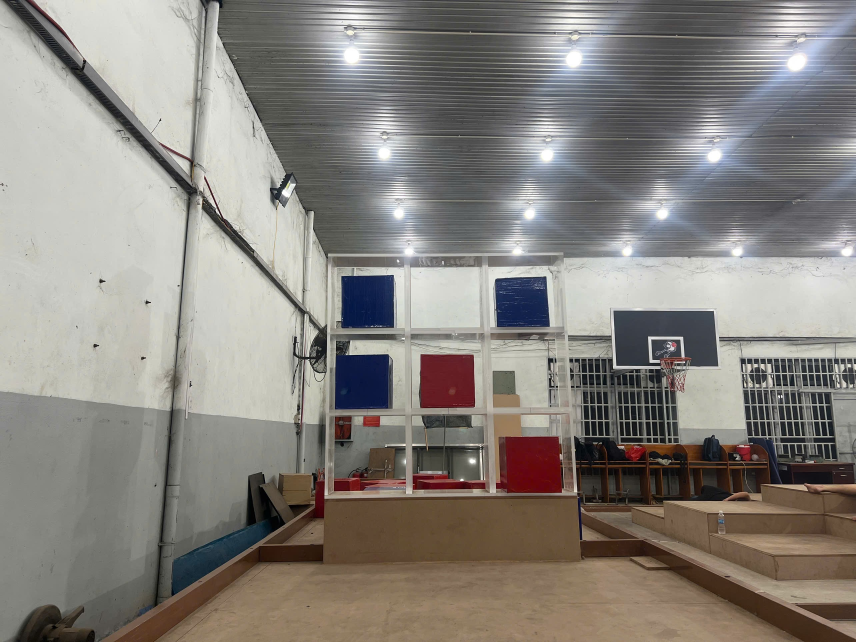
#> input picture test_r1/matrix/image.png, 2568 x 1926 px, found by its file name (shown at 1/3 size)
$ python track_bar_matrix.py
#> lines starting #> are read from the running program, lines starting #| are printed output that depends on the picture; after the words box and inside, x2 and y2 are one past the last pixel; in counts of white or black regions, pixels touching at a corner belong together
import cv2
import numpy as np

# ================== CONFIG ==================
IMAGE_PATH = r"matrix\image.png"
ROWS = 3
COLS = 3
MIN_OBJECT_AREA = 1550        # dien tich toi thieu để nhận diện
SQUARE_RATIO_TOL = 0.5       # do lech ti le vuong

# Thu tu: TL, TR, BR, BL
PTS = np.float32([
    [245, 252],
    [421, 252],
    [431, 492],
    [242, 499]
])

# ================== HELPER ==================
def lerp(p1, p2, t):
    return (1 - t) * p1 + t * p2

def get_cell_polygon(TL, TR, BR, BL, r, c, rows, cols):
    t1 = r / rows
    t2 = (r + 1) / rows
    s1 = c / cols
    s2 = (c + 1) / cols

    left_top = lerp(TL, BL, t1)
    left_bottom = lerp(TL, BL, t2)
    right_top = lerp(TR, BR, t1)
    right_bottom = lerp(TR, BR, t2)

    p1 = lerp(left_top, right_top, s1)
    p2 = lerp(left_top, right_top, s2)
    p3 = lerp(left_bottom, right_bottom, s2)
    p4 = lerp(left_bottom, right_bottom, s1)

    return np.array([p1, p2, p3, p4], dtype=np.int32)

# ================== TRACKBAR ==================
def nothing(x):
    pass

def create_trackbars():
    cv2.namedWindow("Trackbars", cv2.WINDOW_NORMAL)

    # ===== BLUE =====
    cv2.createTrackbar("B_H_min", "Trackbars", 90, 180, nothing)
    cv2.createTrackbar("B_H_max", "Trackbars", 130, 180, nothing)
    cv2.createTrackbar("B_S_min", "Trackbars", 80, 255, nothing)
    cv2.createTrackbar("B_S_max", "Trackbars", 255, 255, nothing)
    cv2.createTrackbar("B_V_min", "Trackbars", 50, 255, nothing)
    cv2.createTrackbar("B_V_max", "Trackbars", 255, 255, nothing)

    # ===== RED =====
    cv2.createTrackbar("R_H_min", "Trackbars", 0, 180, nothing)
    cv2.createTrackbar("R_H_max", "Trackbars", 10, 180, nothing)
    cv2.createTrackbar("R_S_min", "Trackbars", 80, 255, nothing)
    cv2.createTrackbar("R_S_max", "Trackbars", 255, 255, nothing)
    cv2.createTrackbar("R_V_min", "Trackbars", 50, 255, nothing)
    cv2.createTrackbar("R_V_max", "Trackbars", 255, 255, nothing)

# ================== SHAPE PROCESS ==================
def denoise_mask(mask):
    kernel = cv2.getStructuringElement(cv2.MORPH_RECT, (5, 5))
    mask = cv2.morphologyEx(mask, cv2.MORPH_OPEN, kernel, iterations=1)
    mask = cv2.morphologyEx(mask, cv2.MORPH_CLOSE, kernel, iterations=2)
    return mask

def is_square_contour(cnt):
    area = cv2.contourArea(cnt)
    if area < MIN_OBJECT_AREA:
        return False

    peri = cv2.arcLength(cnt, True)
    approx = cv2.approxPolyDP(cnt, 0.04 * peri, True)

    if len(approx) != 4:
        return False

    x, y, w, h = cv2.boundingRect(approx)
    ratio = w / float(h)

    return abs(ratio - 1.0) < SQUARE_RATIO_TOL

def detect_square_in_cell(hsv, cell_mask, blue_mask, red_mask, debug_img=None):
    color_mask = cv2.bitwise_or(blue_mask, red_mask)
    color_mask = cv2.bitwise_and(color_mask, color_mask, mask=cell_mask)
    color_mask = denoise_mask(color_mask)

    contours, _ = cv2.findContours(
        color_mask, cv2.RETR_EXTERNAL, cv2.CHAIN_APPROX_SIMPLE
    )

    cell_area = cv2.countNonZero(cell_mask)
    MIN_CELL_RATIO = 0.12   # vật phải chiếm ít nhất 12% cell

    for cnt in contours:
        area = cv2.contourArea(cnt)

        # 1. Diện tích tuyệt đối
        if area < MIN_OBJECT_AREA:
            continue

        # 2. Diện tích tương đối so với cell
        if area < cell_area * MIN_CELL_RATIO:
            continue

        peri = cv2.arcLength(cnt, True)
        approx = cv2.approxPolyDP(cnt, 0.04 * peri, True)

        if len(approx) != 4:
            continue

        x, y, w, h = cv2.boundingRect(approx)
        ratio = w / float(h)

        if abs(ratio - 1.0) > SQUARE_RATIO_TOL:
            continue

        # ===== DEBUG DRAW =====
        if debug_img is not None:
            cv2.drawContours(debug_img, [approx], -1, (255, 0, 0), 2)
            cv2.putText(
                debug_img,
                f"{int(area)}px",
                (x, y - 5),
                cv2.FONT_HERSHEY_SIMPLEX,
                0.5,
                (255, 0, 0),
                2
            )

        return True

    return False

# ================== MAIN ==================
def main():
    img = cv2.imread(IMAGE_PATH)
#> img is the input picture: shape (1926, 2568, 3); mean B, G, R 125.9, 131.5, 135.9
    if img is None:
        print("Khong tim thay anh")
        return

    img = cv2.resize(img, (640, 640))
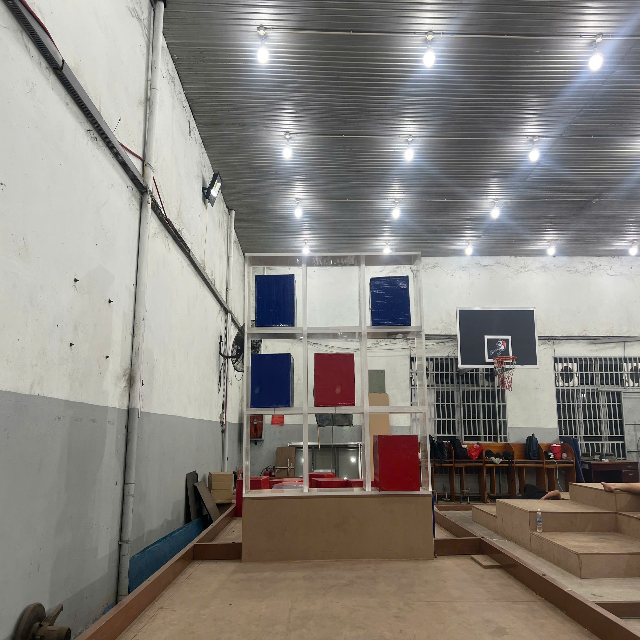
#> img: shape (640, 640, 3); mean B, G, R 125.7, 131.3, 135.7
    hsv = cv2.cvtColor(img, cv2.COLOR_BGR2HSV)
#> hsv: shape (640, 640, 3); mean H, S, V 46.4, 37.3, 138.8

    TL, TR, BR, BL = PTS

    create_trackbars()

    while True:
        draw = img.copy()

        # ===== GET TRACKBAR =====
        bh_min = cv2.getTrackbarPos("B_H_min", "Trackbars")
        bh_max = cv2.getTrackbarPos("B_H_max", "Trackbars")
        bs_min = cv2.getTrackbarPos("B_S_min", "Trackbars")
        bs_max = cv2.getTrackbarPos("B_S_max", "Trackbars")
        bv_min = cv2.getTrackbarPos("B_V_min", "Trackbars")
        bv_max = cv2.getTrackbarPos("B_V_max", "Trackbars")

        rh_min = cv2.getTrackbarPos("R_H_min", "Trackbars")
        rh_max = cv2.getTrackbarPos("R_H_max", "Trackbars")
        rs_min = cv2.getTrackbarPos("R_S_min", "Trackbars")
        rs_max = cv2.getTrackbarPos("R_S_max", "Trackbars")
        rv_min = cv2.getTrackbarPos("R_V_min", "Trackbars")
        rv_max = cv2.getTrackbarPos("R_V_max", "Trackbars")

        # ===== MASK COLOR =====
        blue_mask = cv2.inRange(
            hsv,
            np.array([bh_min, bs_min, bv_min]),
            np.array([bh_max, bs_max, bv_max])
        )
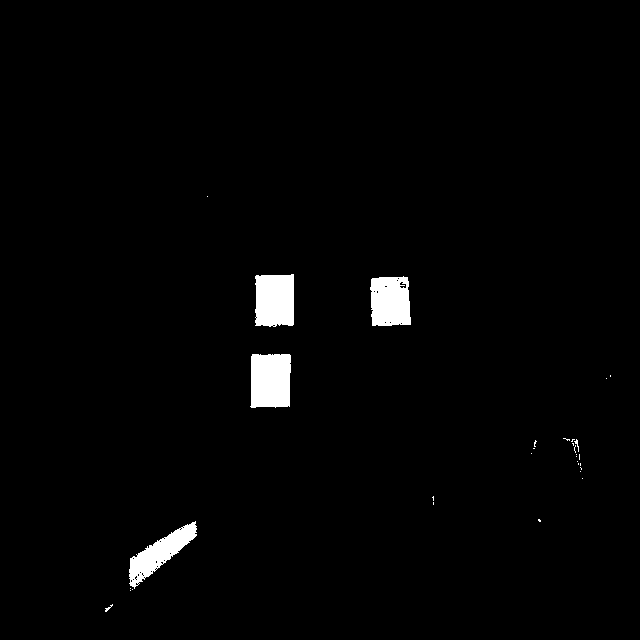
#> blue_mask: shape (640, 640); 1.9% white; 31 white regions (25 under 20 px), largest, box (x1, y1, x2, y2) and area: (250, 354, 291, 408) 2077, (255, 274, 294, 327) 1940, (370, 276, 411, 326) 1815, (129, 521, 197, 589) 1658, (574, 439, 579, 452) 22, (105, 604, 113, 612) 21

        red_mask1 = cv2.inRange(
            hsv,
            np.array([rh_min, rs_min, rv_min]),
            np.array([rh_max, rs_max, rv_max])
        )
#> red_mask1: shape (640, 640); 1% white; 423 white regions (386 under 20 px), largest, box (x1, y1, x2, y2) and area: (250, 471, 304, 490) 389, (371, 459, 422, 492) 357, (309, 473, 363, 488) 243
        red_mask2 = cv2.inRange(
            hsv,
            np.array([170, rs_min, rv_min]),
            np.array([180, rs_max, rv_max])
        )
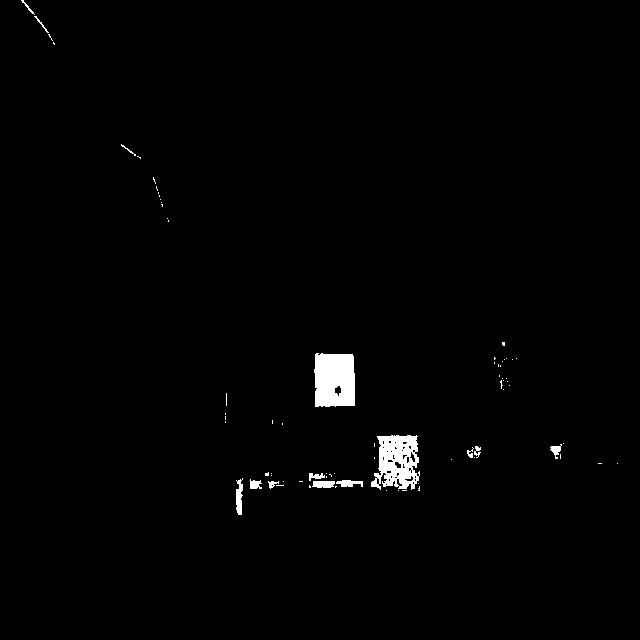
#> red_mask2: shape (640, 640); 1.2% white; 75 white regions (61 under 20 px), largest, box (x1, y1, x2, y2) and area: (314, 353, 355, 407) 2035, (371, 435, 420, 490) 1794, (236, 478, 243, 515) 186

        red_mask = cv2.bitwise_or(red_mask1, red_mask2)
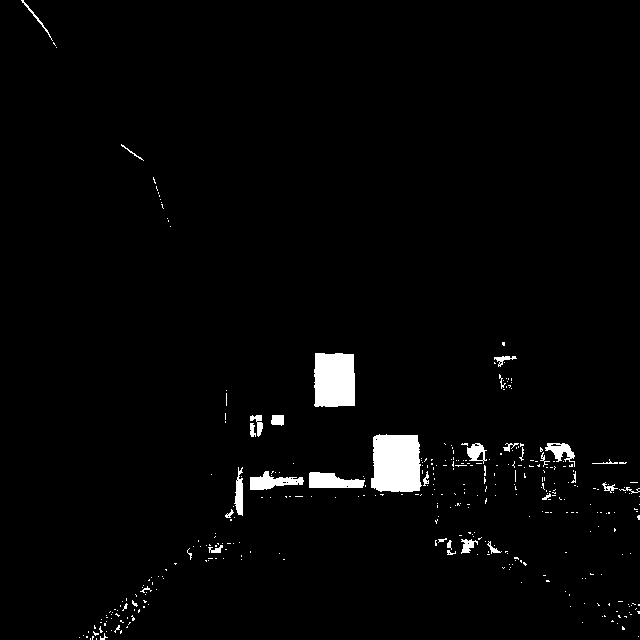
#> red_mask: shape (640, 640); 2.2% white; 365 white regions (333 under 20 px), largest, box (x1, y1, x2, y2) and area: (371, 434, 422, 492) 2626, (314, 353, 355, 407) 2111, (309, 472, 365, 488) 654

        # ===== GRID + SHAPE CHECK =====
        for r in range(ROWS):
            for c in range(COLS):
                cell_poly = get_cell_polygon(TL, TR, BR, BL, r, c, ROWS, COLS)

                cell_mask = np.zeros(img.shape[:2], dtype=np.uint8)
                cv2.fillPoly(cell_mask, [cell_poly], 255)

                has_square = detect_square_in_cell( hsv, cell_mask, blue_mask, red_mask, debug_img=draw
)

                color = (0, 0, 255) if has_square else (0, 255, 0)
                cv2.polylines(draw, [cell_poly], True, color, 2)
#> this loop made 3 passes
#> pass 1, in detect_square_in_cell, `color_mask = cv2.bitwise_and(color_mask, color_mask, mask=cell_mask)`:
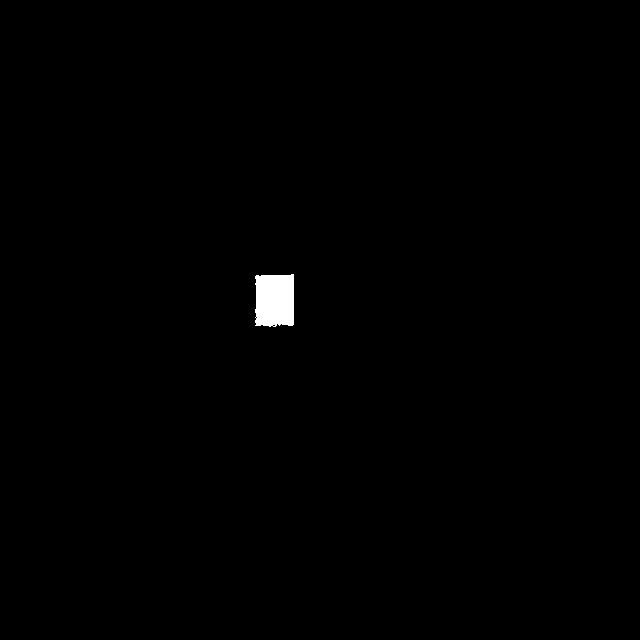
#> color_mask: shape (640, 640); 0.47% white; 1 white region, box (x1, y1, x2, y2) and area: (255, 274, 294, 327) 1940
#> after the loop:
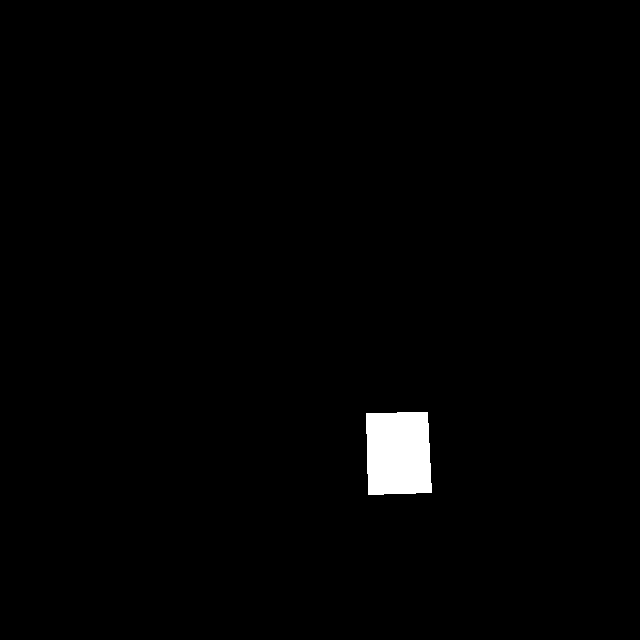
#> cell_mask: shape (640, 640); 1.3% white; 1 white region, box (x1, y1, x2, y2) and area: (366, 412, 432, 495) 5137
#> after the loop:
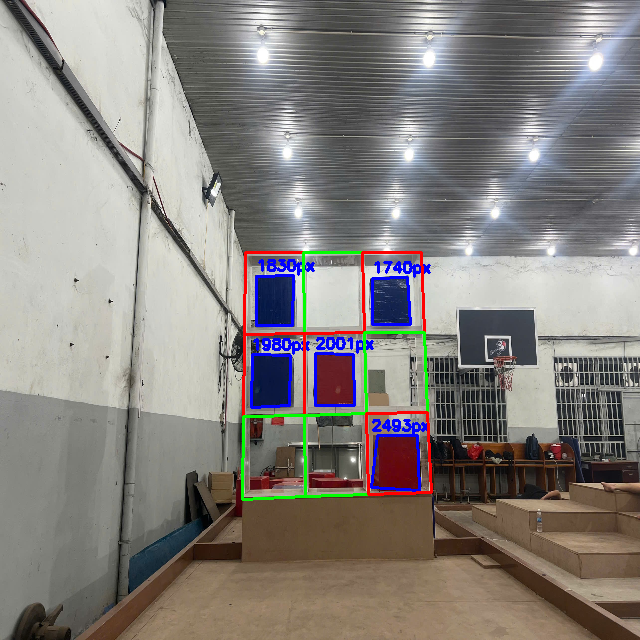
#> draw: shape (640, 640, 3); 2.38% of pixels changed, all inside (x1, y1, x2, y2) = (241, 251, 433, 501)

        # ===== SHOW =====
        cv2.imshow("Image + Grid", draw)
        cv2.imshow("Blue Mask", blue_mask)
        cv2.imshow("Red Mask", red_mask)

        key = cv2.waitKey(30)
#> (key Esc is pressed here)

        if key == 32:  # SPACE
            print("===== BLUE HSV =====")
            print(f"lower_blue = np.array([{bh_min}, {bs_min}, {bv_min}])")
            print(f"upper_blue = np.array([{bh_max}, {bs_max}, {bv_max}])")
            print("===== RED HSV =====")
            print(f"lower_red1 = np.array([{rh_min}, {rs_min}, {rv_min}])")
            print(f"upper_red1 = np.array([{rh_max}, {rs_max}, {rv_max}])")
            print("----------------------------------")

        if key == 27:
            break

    cv2.destroyAllWindows()

if __name__ == "__main__":
    main()
